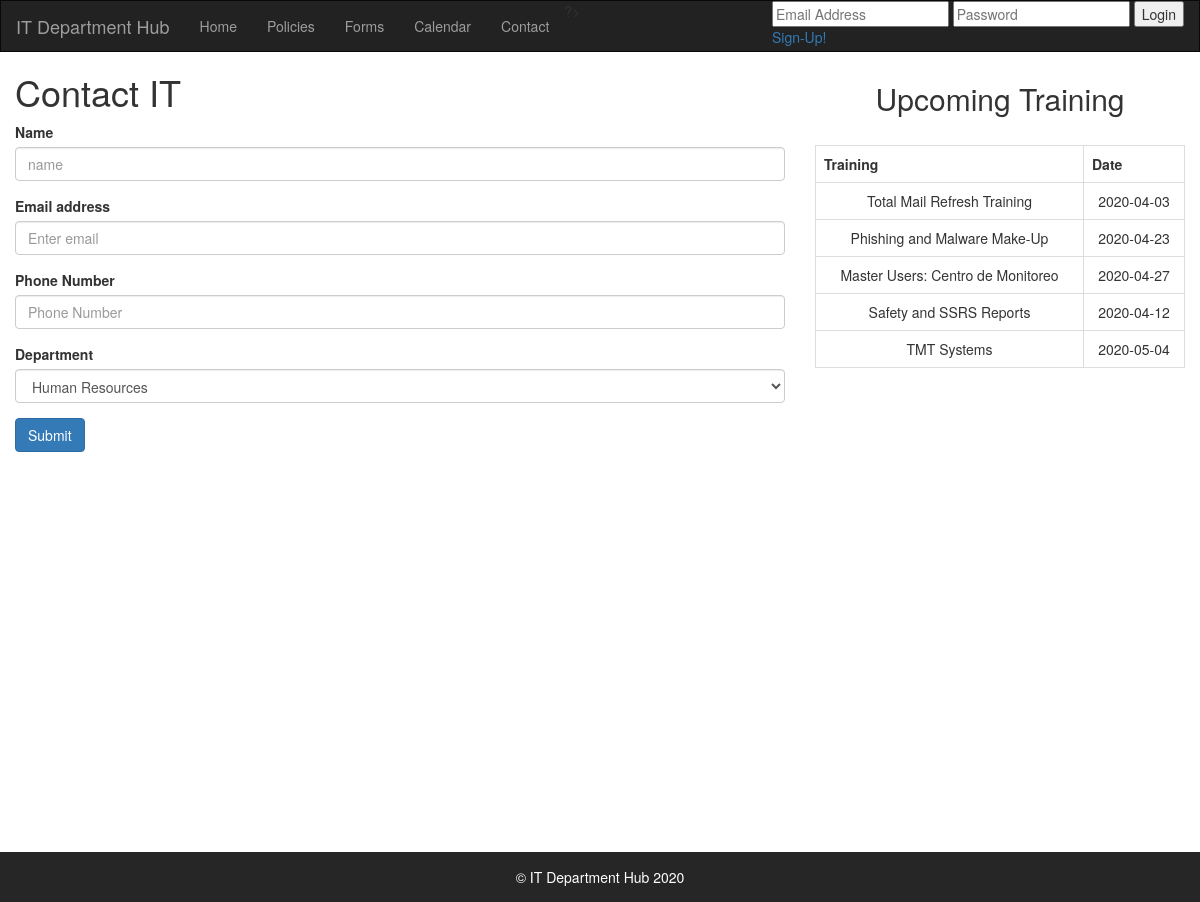
The page /contact.php on the database its author committed.
### tables this page shows
CREATE TABLE IF NOT EXISTS `training` (
  `id` int(11) NOT NULL AUTO_INCREMENT,
  `name` varchar(100) NOT NULL,
  `date` date NOT NULL,
  PRIMARY KEY (`id`)
);

### contact.php (the view, shortened to what this page needs)
<?php
    include('header.php');
?>
<?php
require 'includes/dbconnect.php';
$result = $conn->query("SELECT * FROM training") or die($conn->error);
?>
<div id="content">
<div class="container-fluid text-center">
    <div class="row content">
      <div class="col-sm-8 text-left">
        <form>
            <h1>Contact IT</h1>
            <div class="form-group">
                <label for="name">Name</label>
                <input type="name" class="form-control" id="name" placeholder="name">
              </div>
              <div class="form-group">
                <label for="email">Email address</label>
                <input type="email" class="form-control" id="email" aria-describedby="emailHelp" placeholder="Enter email">
              </div>
              <div class="form-group">
                <label for="phone">Phone Number</label>
                <input type="phone" class="form-control" id="phone" placeholder="Phone Number">
              </div>
              <div class="form-group">
                <label for="department">Department</label>
                <select class="form-control" id="department">
                  <option>Human Resources</option>
                </select>
              </div>
            <button type="submit" class="btn btn-primary">Submit</button>
          </form>
      </div>
      <div class="col-sm-4 sidenav">
      <div class="card mt-5">
        <div class="card-header">
            <h2>Upcoming Training</h2><br>
        </div>
        <div class="card-body">
        <table class="table table-bordered">
            <tr>
                <th>Training</th>
                <th>Date</th>
            </tr>
            <?php while($row = $result->fetch_assoc()): ?>
            <tr>
                <td><?php echo $row['name']; ?></td>
                <td><?php echo $row['date']; ?></td>
            </tr>
            <?php endwhile; ?>
        </table>
        </div>
    </div>
      </div>
    </div>
  </div>
</div>
<?php
    include('footer.php');
?>

### css/styles.css (style rules this page uses)
.row.content { height: 800px }
.sidenav { padding-top: 10px; height: 100%; }

### rows shown on the page
training: name "Total Mail Refresh Training", date "2020-04-03"
training: name "Phishing and Malware Make-Up", date "2020-04-23"
training: name "Master Users: Centro de Monitoreo", date "2020-04-27"
training: name "Safety and SSRS Reports", date "2020-04-12"
training: name "TMT Systems", date "2020-05-04"
